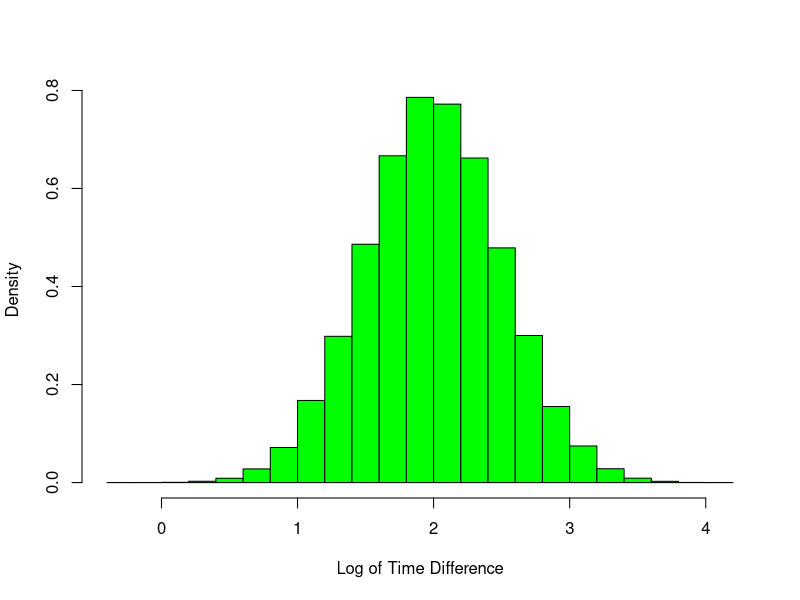
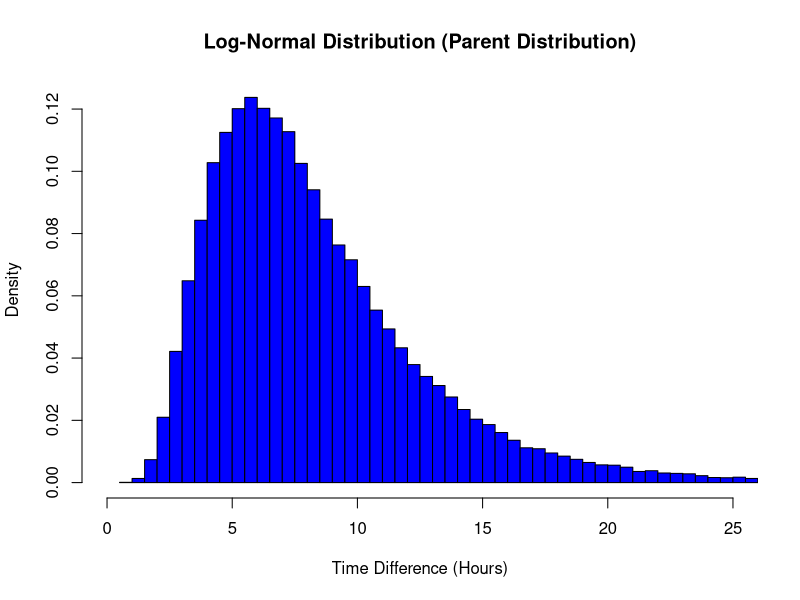
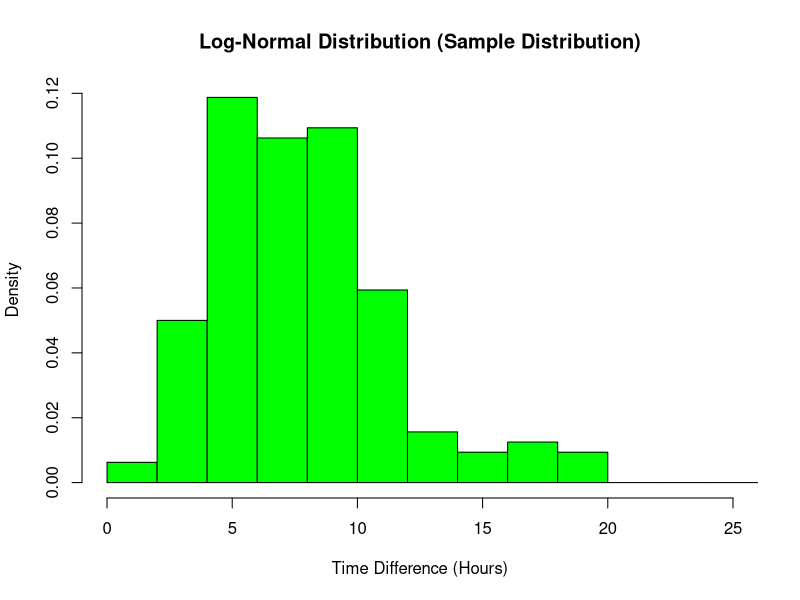

Source code (R) for these figures, in order:
# We'll simulate a large population using the log-normal distribution
# we will then use this distribution to sample our 160 participants from

N = 1e5 # number to simulate for our population 
meanLog = 2 # the mean of the log-normal distribution
sdLog = 0.5 # the standard deviation of the log-normal distribution


# simulate the distribution with the given parameteres
tDelta <- rlnorm(n = N, meanlog = meanLog, sdlog = sdLog)

# plot the distribution
png('parent_log_normal_dist.png', width = 700, height = 550) # opening png graphic device to save image
hist(tDelta, col = 'blue', breaks = 100, probability = TRUE, 
                xlab = 'Time Difference (Hours)', main = 'Log-Normal Distribution (Parent Distribution)', 
                xlim = c(0, 50*sdLog))
dev.off() # closing graphic device


# notice that the log of the log normal distribution is normally distributed 
hist(log(tDelta), col = "green", probability = TRUE, xlab = 'Log of Time Difference', main = NULL)


# now we will use our distribution to sample our participants
tDeltaSample <- sample(tDelta, 160)

# let's plot these and see how they look like
png('sample_log_normal_dist.png', width = 700, height = 550)# opening png graphic device to save image
hist(tDeltaSample, col = 'green', breaks = 10, probability = TRUE, 
                xlab = 'Time Difference (Hours)', main = 'Log-Normal Distribution (Sample Distribution)', 
                xlim = c(0, 50*sdLog))
dev.off() # closing graphic device
